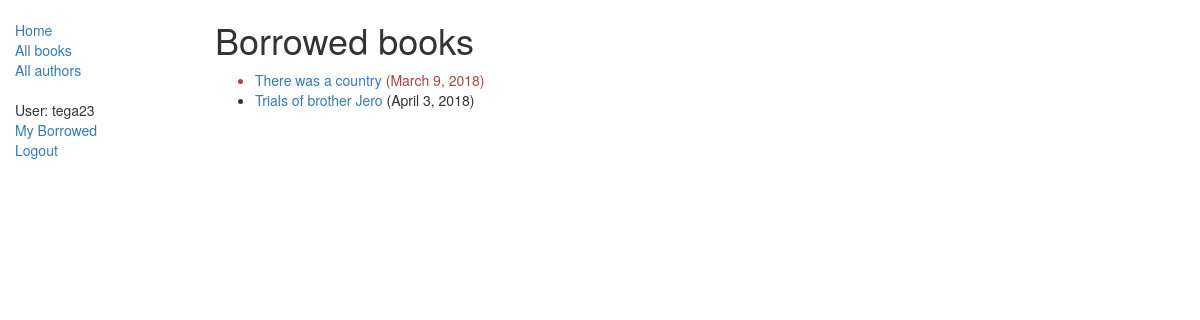
The page /catalog/mybooks/ (signed in) on the database as committed earlier.
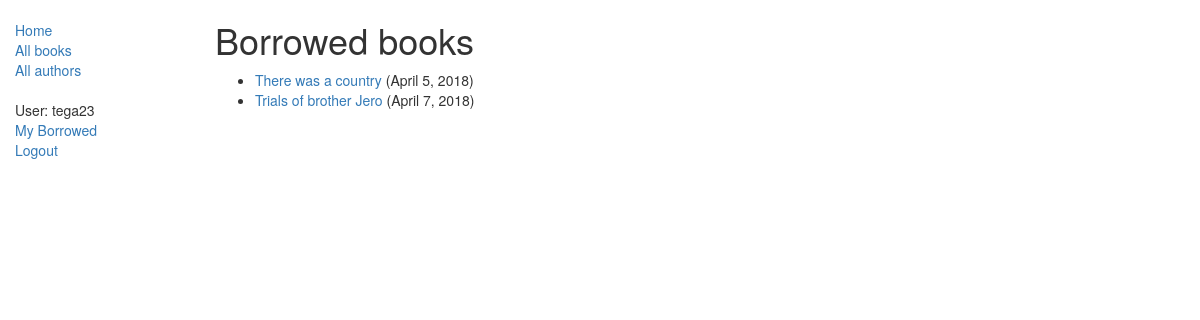
The same page on the database as committed later.
### catalog/models.py (models this page shows, shortened)
class BookInstance(models.Model):
    id = models.UUIDField(primary_key=True, default=uuid.uuid4, help_text="Unique ID for this particular book across whole library")
    book = models.ForeignKey('Book', on_delete=models.SET_NULL, null=True)
    imprint = models.CharField(max_length=200)
    due_back = models.DateField(null=True, blank=True)
    borrower = models.ForeignKey(User, on_delete=models.SET_NULL, null=True, blank=True)
    LOAN_STATUS = (
        ('m', 'Maintenance'),
        ('o', 'On loan'),
        ('a', 'Available'),
        ('r', 'Reserved'),
    )
    status = models.CharField(max_length=1, choices=LOAN_STATUS, blank=True, default='m', help_text='Book availability')
    class Meta:
        ordering = ["due_back"]
        permissions = (("can_mark_returned", "Set book as returned"),)
    @property
    def is_overdue(self):
        if self.due_back and date.today() > self.due_back:
            return True
        return False

class Book(models.Model):
    title = models.CharField(max_length=200)
    author = models.ForeignKey('Author', on_delete=models.SET_NULL, null=True)
    summary = models.TextField(max_length=1000, help_text='Enter a brief description of the book')
    isbn = models.CharField('ISBN',max_length=13, help_text='13 Character <a href="https://www.isbn-international.org/content/what-isbn">ISBN number</a>')
    genre = models.ManyToManyField(Genre, help_text='Select a genre for this book')
    language = models.ForeignKey('Language', on_delete=models.SET_NULL, null=True)
    def display_genre(self):
        """
        Creates a string for the Genre. This is required to display genre in Admin.
        """
        return ', '.join([ genre.name for genre in self.genre.all()[:3] ])
    display_genre.short_description = 'Genre'

### catalog/views.py (the view)
# urls.py: path('mybooks/', views.LoanedBooksByUserListView.as_view(), name = 'my-borrowed'),
class LoanedBooksByUserListView(generic.ListView):
    model = BookInstance
    context_object_name = 'bookinstance_list'
    template_name = 'catalog/user_borrowed_books.html'
    paginate_by = 5
    def get_queryset(self):
        return BookInstance.objects.filter(borrower=self.request.user).filter(status__exact='o').order_by('due_back')

### catalog/templates/catalog/user_borrowed_books.html
{% extends "catalog/base_generic.html" %}
{% block content %}
    <h1>Borrowed books</h1>
    {% if bookinstance_list %}
    <ul>
      {% for bookinst in bookinstance_list %}
      <li class="{% if bookinst.is_overdue %}text-danger{% endif %}">
        <a href="{% url 'book-detail' bookinst.book.pk %}">{{bookinst.book.title}}</a> ({{ bookinst.due_back }})
      </li>
      {% endfor %}
    </ul>
    {% else %}
      <p>There are no books borrowed.</p>
    {% endif %}
{% endblock %}

Rows that differ between the two databases and show on the page:
changed BookInstance "There was a country": due_back "March 9, 2018" → "April 5, 2018"
changed BookInstance "Trials of brother Jero": due_back "April 3, 2018" → "April 7, 2018"
